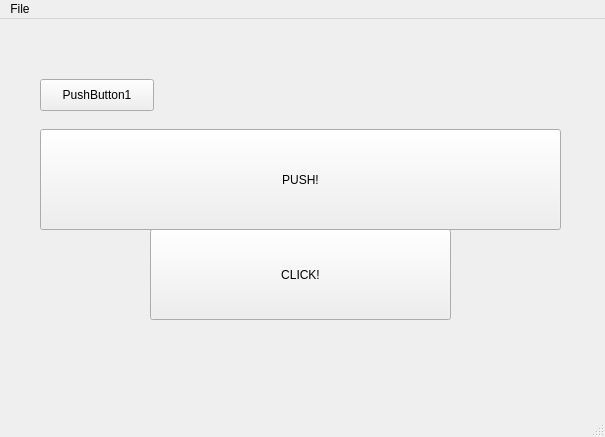
<?xml version="1.0" encoding="UTF-8"?>
<ui version="4.0">
 <class>MainWindow</class>
 <widget class="QMainWindow" name="MainWindow">
  <property name="geometry">
   <rect>
    <x>0</x>
    <y>0</y>
    <width>605</width>
    <height>437</height>
   </rect>
  </property>
  <property name="windowTitle">
   <string>MainWindow</string>
  </property>
  <widget class="QWidget" name="centralWidget">
   <widget class="QPushButton" name="pushButton">
    <property name="geometry">
     <rect>
      <x>40</x>
      <y>60</y>
      <width>114</width>
      <height>32</height>
     </rect>
    </property>
    <property name="text">
     <string>PushButton1</string>
    </property>
   </widget>
   <widget class="QPushButton" name="pushButton_2">
    <property name="geometry">
     <rect>
      <x>40</x>
      <y>110</y>
      <width>521</width>
      <height>101</height>
     </rect>
    </property>
    <property name="text">
     <string>PUSH!</string>
    </property>
   </widget>
   <widget class="QPushButton" name="pushButton_3">
    <property name="geometry">
     <rect>
      <x>150</x>
      <y>210</y>
      <width>301</width>
      <height>91</height>
     </rect>
    </property>
    <property name="text">
     <string>CLICK!</string>
    </property>
   </widget>
  </widget>
  <widget class="QStatusBar" name="statusBar"/>
  <widget class="QMenuBar" name="menuBar">
   <property name="geometry">
    <rect>
     <x>0</x>
     <y>0</y>
     <width>605</width>
     <height>22</height>
    </rect>
   </property>
   <widget class="QMenu" name="menuFile">
    <property name="title">
     <string>File</string>
    </property>
    <addaction name="actionQuit"/>
   </widget>
   <addaction name="menuFile"/>
  </widget>
  <action name="actionQuit">
   <property name="text">
    <string>Quit</string>
   </property>
  </action>
 </widget>
 <layoutdefault spacing="6" margin="11"/>
 <resources/>
 <connections>
  <connection>
   <sender>actionQuit</sender>
   <signal>triggered()</signal>
   <receiver>MainWindow</receiver>
   <slot>close()</slot>
   <hints>
    <hint type="sourcelabel">
     <x>-1</x>
     <y>-1</y>
    </hint>
    <hint type="destinationlabel">
     <x>302</x>
     <y>218</y>
    </hint>
   </hints>
  </connection>
 </connections>
 <slots>
  <slot>checkbox_on()</slot>
  <slot>checkbox_off()</slot>
  <slot>whatever()</slot>
 </slots>
</ui>
